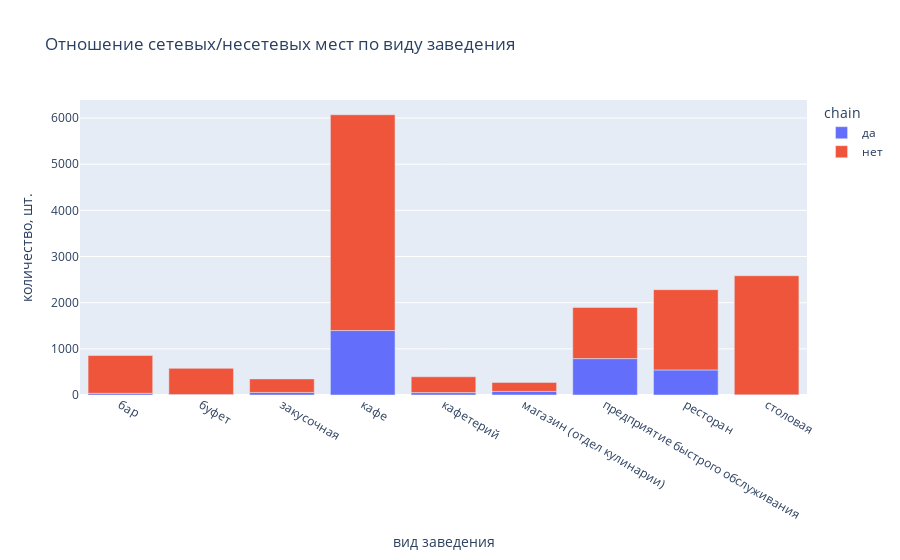

The notebook cell saved with this chart:
### Code cell
fig = px.bar(chain_type, x='object_type', y='id', color='chain', title='Отношение сетевых/несетевых мест по виду заведения',\
             labels={'id':'количество, шт.', 'object_type':'вид заведения'})
fig.show()

### Figure 1 — Plotly figure (JSON) as saved in the notebook; plotly's stock layout.template omitted (floating-point values rounded to 4 significant figures)
{"data": [{"alignmentgroup": "True", "hovertemplate": "chain=да<br>вид заведения=%{x}<br>количество, шт.=%{y}<extra></extra>", "legendgroup": "да", "marker": {"color": "#636efa"}, "name": "да", "offsetgroup": "да", "orientation": "v", "showlegend": true, "textposition": "auto", "type": "bar", "x": ["бар", "буфет", "закусочная", "кафе", "кафетерий", "магазин (отдел кулинарии)", "предприятие быстрого обслуживания", "ресторан", "столовая"], "xaxis": "x", "y": [37, 11, 56, 1396, 52, 78, 788, 543, 3], "yaxis": "y"}, {"alignmentgroup": "True", "hovertemplate": "chain=нет<br>вид заведения=%{x}<br>количество, шт.=%{y}<extra></extra>", "legendgroup": "нет", "marker": {"color": "#EF553B"}, "name": "нет", "offsetgroup": "нет", "orientation": "v", "showlegend": true, "textposition": "auto", "type": "bar", "x": ["бар", "буфет", "закусочная", "кафе", "кафетерий", "магазин (отдел кулинарии)", "предприятие быстрого обслуживания", "ресторан", "столовая"], "xaxis": "x", "y": [818, 566, 293, 4675, 343, 195, 1110, 1739, 2581], "yaxis": "y"}], "layout": {"barmode": "relative", "legend": {"title": {"text": "chain"}, "tracegroupgap": 0}, "title": {"text": "Отношение сетевых/несетевых мест по виду заведения"}, "xaxis": {"anchor": "y", "domain": [0, 1], "title": {"text": "вид заведения"}}, "yaxis": {"anchor": "x", "domain": [0, 1], "title": {"text": "количество, шт."}}}}
